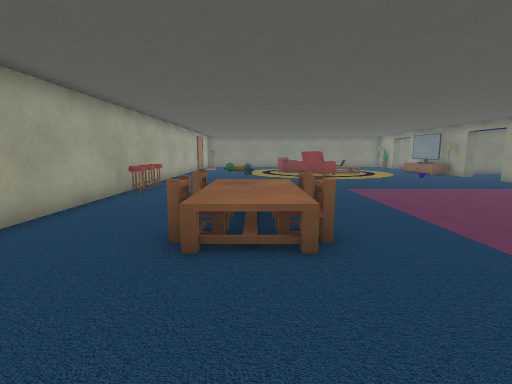
[1] (above)

23 first-person views from a walk through a 3-D level made in the Unity game engine. The camera is 1.3 m above the floor, tilts 8° down and sees 85° across. The floor is counted in squares, 1 m on a side. Each view is taken from the middle of a square. On the plan, view 1 faces up. The plan holds only what a view shows up to about 13 squares ahead; the rest is blank. The place goes on beyond the plan. The player character is not drawn. Some surface patterns are stand-ins.

[2]
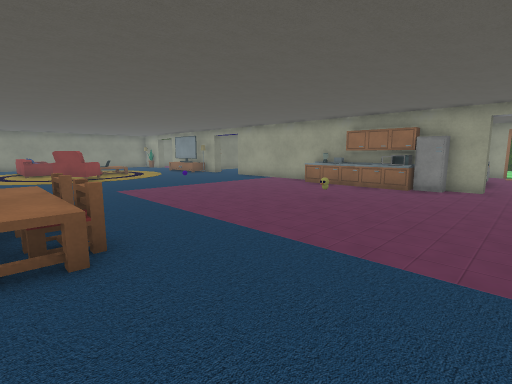

[3]
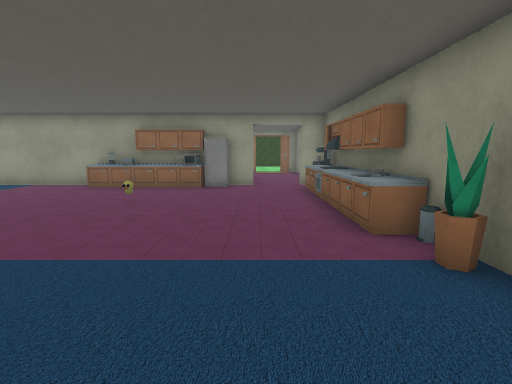

[4]
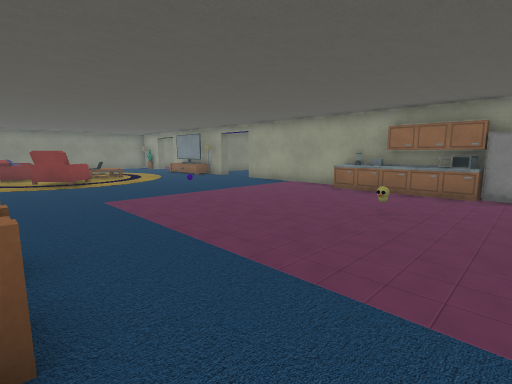

[5]
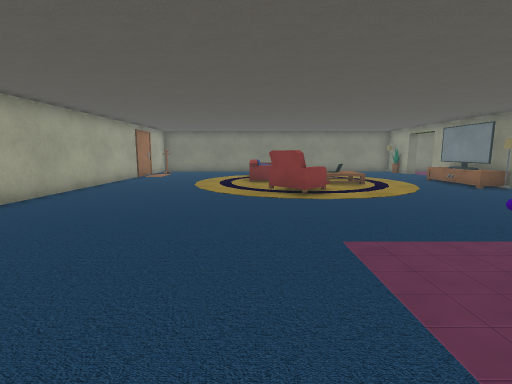

[6]
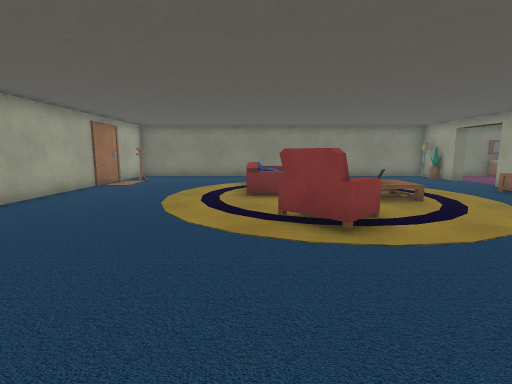

[7]
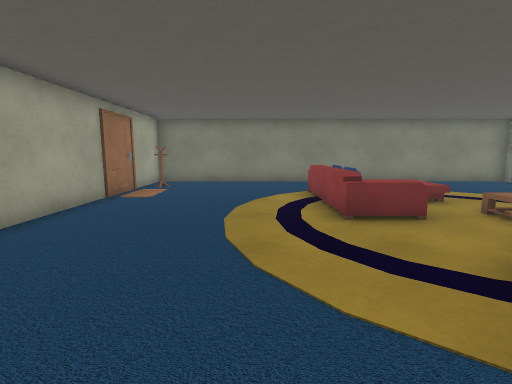

[8]
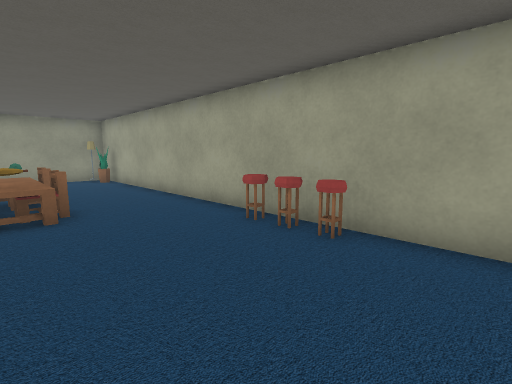

[9]
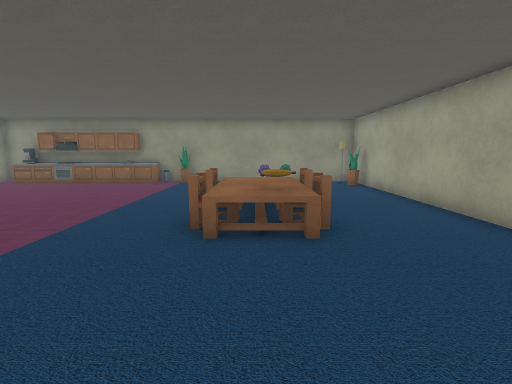

[10]
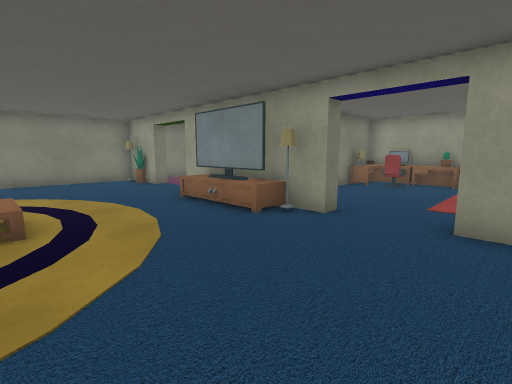

[11]
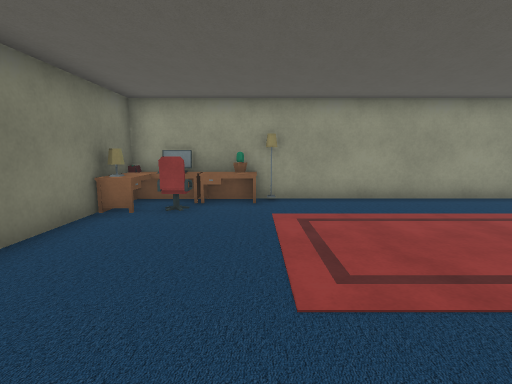

[12]
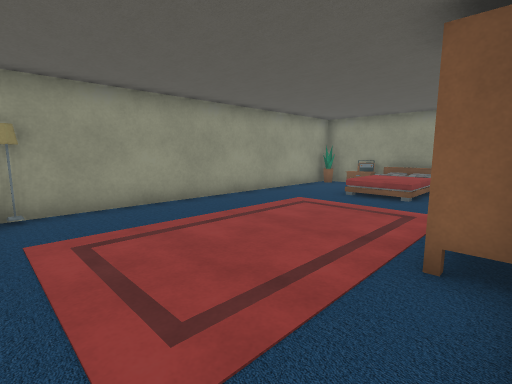

[13]
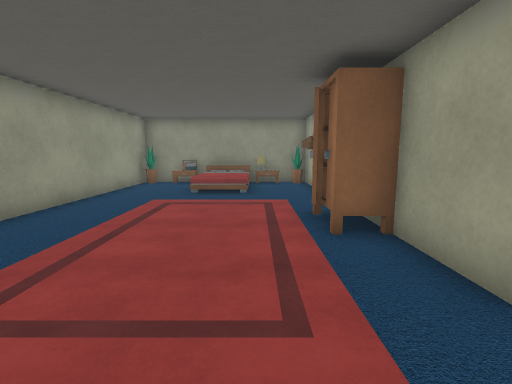

[14]
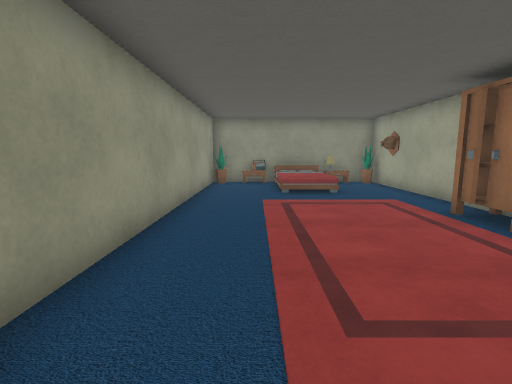

[15]
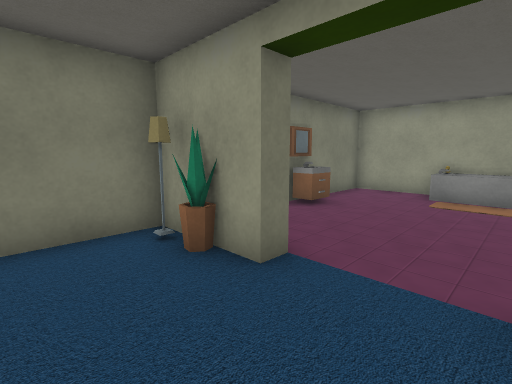

[16]
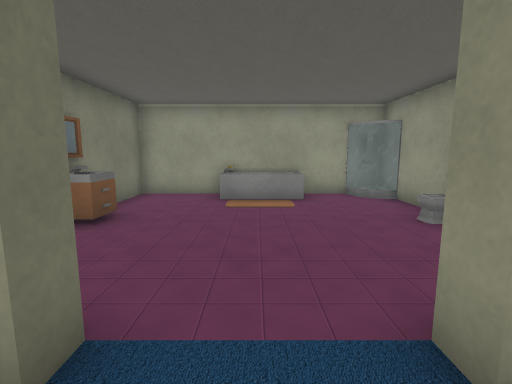

[17]
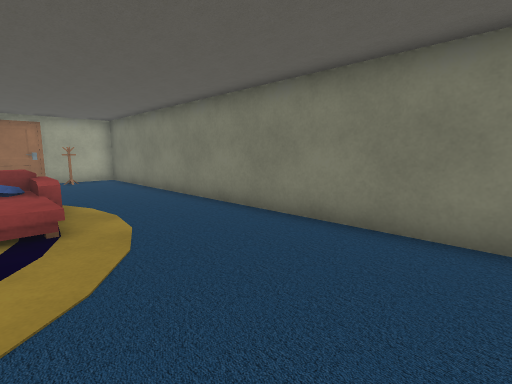

[18]
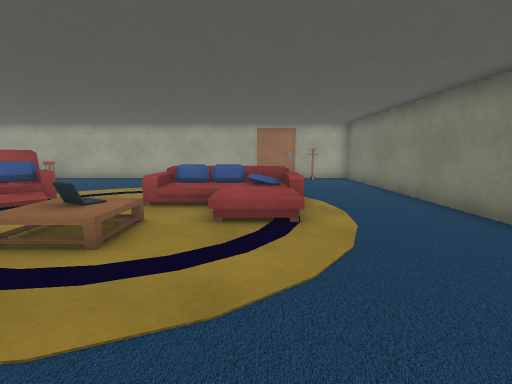

[19]
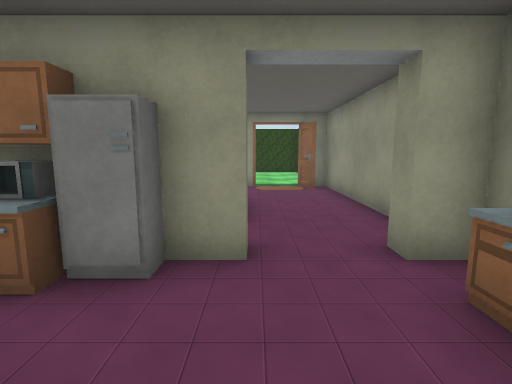

[20]
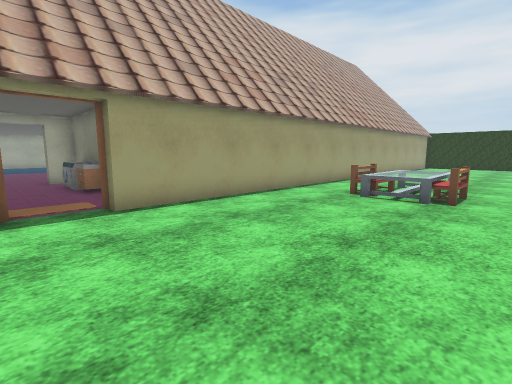

[21]
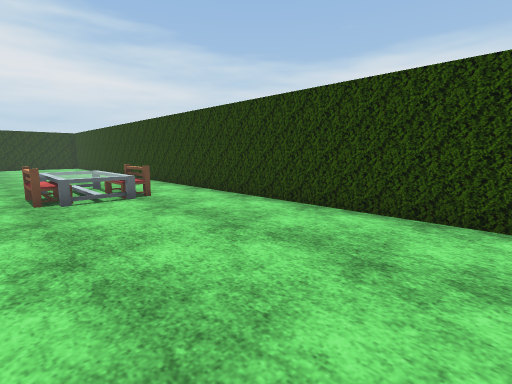

[22]
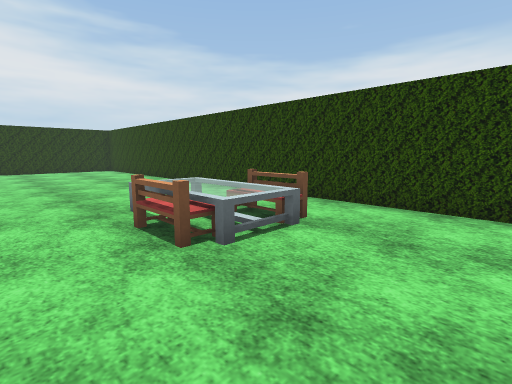

[23]
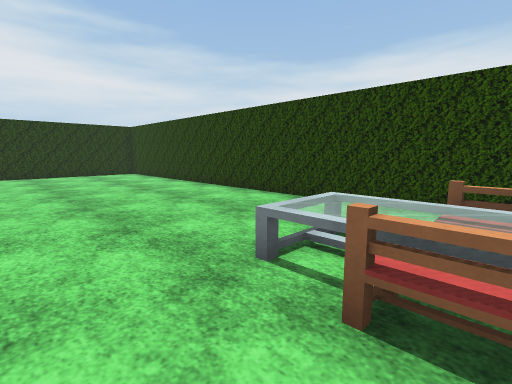

### Floor plan
Points are (right, up) in squares from view 1. A wall is a line through its corners. A room is listed if a view was taken in it or the views show most of it. See-through windows are left out.
Room 1 (views 1, 2, 3, 4, 5, 6, 7, 8, 9, 10, 11, 12, 15, 16, 17, 18, 19)
walls: (11.3, 15.1) (11.3, 16.5); (11.3, 7.6) (11.3, 12.9); (12.6, 9.2) (12.9, 9.9); (11.3, 19.6) (11.3, 20.8) (11.9, 20.8); (-4.4, 8.4) (-4.4, -1.7) (11.3, -1.7) (11.3, -0.8) (11.9, -0.8); (11.8, 4.6) (11.8, 3.4); (15.8, 18) (17.9, 18); (11.9, 23.2) (11.3, 23.2) (11.3, 25.7) (-4.4, 25.7) (-4.4, 10); (11.8, 2.4) (12.6, 2.4); (12.6, 2.1) (11.8, 2.1) (11.8, 1.1) (11.4, 1.1); (18.9, 19.5) (18.9, 25.7) (15.4, 25.7)
ways out: opening at (11.7, 14) to room 2; opening at (12, 0.5) to room 2
objects: plant (-4, 0); other object (-4, 9); other object (-4, 10); other object (-4, 11); other object (-4, 24); table (-1, 4) to (1, 7); sofa (2, 18) to (3, 18); plant (3, -1); other object (3, 15); chair (3, 15) to (4, 16); cabinet (5, -1); cabinet (6, -1); cabinet (7, -1); other object (7, 4); other object (8, -1); cabinet (9, -1); drawers (9, 0); drawers (10, -1); other object (10, 0); cabinet (10, 4); other object (10, 6); other object (10, 17) to (11, 19); fridge (11, 2); cabinet (11, 3); cabinet (11, 4); cabinet (11, 5); cabinet (11, 6); cabinet (11, 7); other object (11, 8); TV (11, 17) to (11, 18); plant (11, 24); drawers (15, 25) to (16, 25); shower (18, 19) to (19, 19); bathtub (18, 21); rug (18, 22); bathtub (18, 23)
Room 2 (views 13, 14, 20, 21, 22, 23)
walls: (19.4, 11) (19.4, 1.1) (18.9, 1.1); (19, 17.5) (14.6, 17.5); (13, 9.9) (12.7, 9.2); (11.8, 12.8) (11.8, 10.6) (12.7, 10.6) (12.7, 9); (11.8, 7.8) (11.8, 4.6); (15.4, 2.4) (18.9, 2.4) (18.9, 13.6); (11.8, 3.4) (11.8, 2.4); (18.1, -1) (19, -0.7); (26.9, -0.9) (26.9, 19.8); (13.5, -1.7) (18.9, -1.7) (18.9, -1.2)
ways out: opening at (11.7, 14) to room 1; opening at (12, 0.5) to room 1
objects: other object (13, 2); other object (14, 2); other object (14, 3); drawers (15, 2); other object (17, 3); other object (17, 16); desk (17, 16) to (18, 17); plant (18, 3); plant (18, 14) to (19, 14); desk (18, 15) to (19, 15); other object (19, 16); other object (19, 17); table (22, 7) to (24, 10); other object (25, 8)

Positions as (right, up) in squares from view 1, and headings:
1: (0, 0), facing up
2: (0, 0), facing up-right
3: (0, 1), facing right
4: (1, 2), facing up-right
5: (2, 6), facing up
6: (2, 10), facing up
7: (0, 13), facing up
8: (0, 13), facing down-left
9: (0, 11), facing down
10: (6, 12), facing up-right
11: (11, 14), facing right
12: (12, 14), facing down-right
13: (14, 15), facing down
14: (17, 15), facing down
15: (9, 21), facing up-right
16: (10, 22), facing right
17: (10, 21), facing up-left
18: (10, 21), facing left
19: (8, 1), facing right
20: (26, -1), facing up-left
21: (21, -1), facing up-right
22: (20, 4), facing up-right
23: (20, 8), facing up-right
